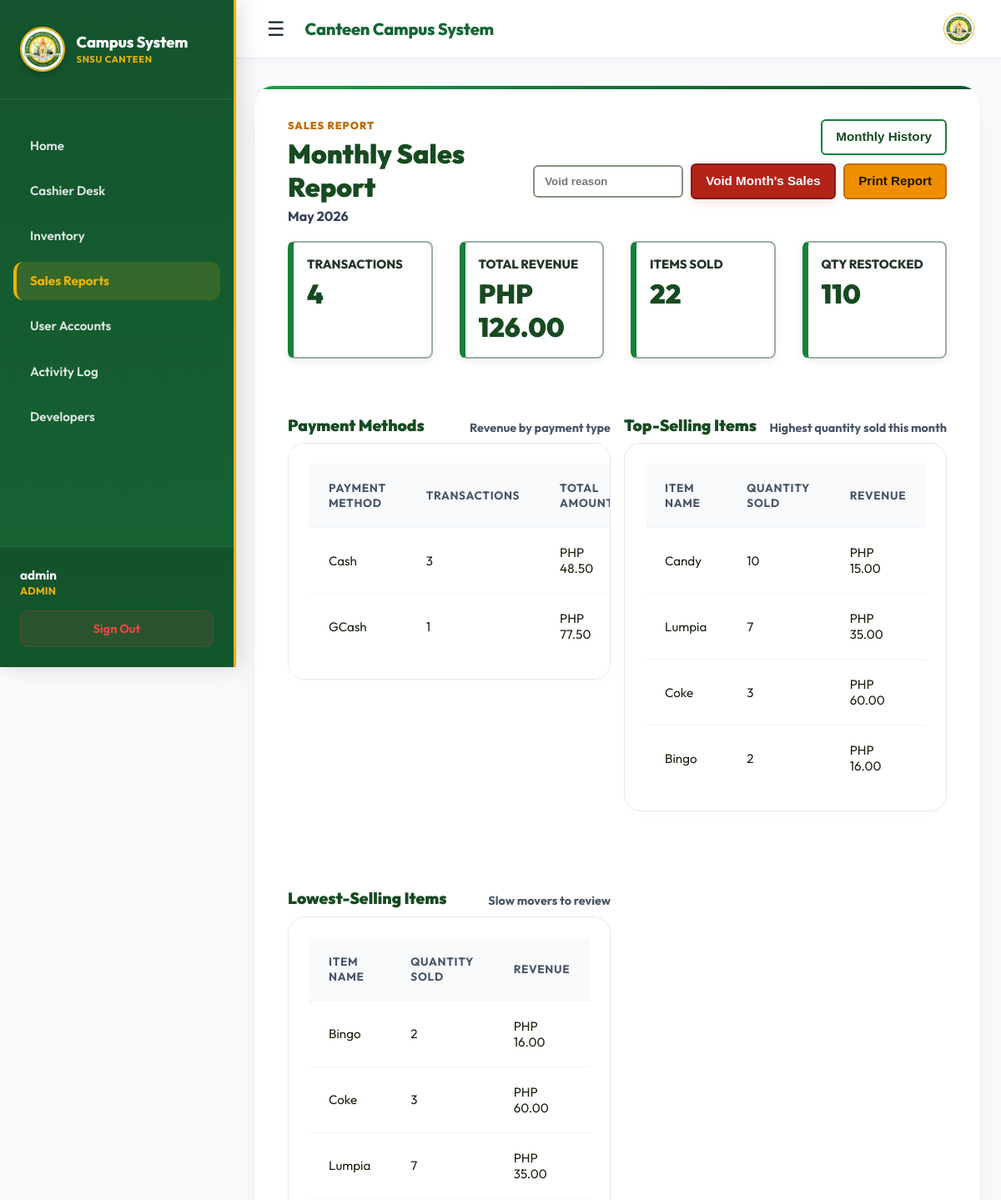
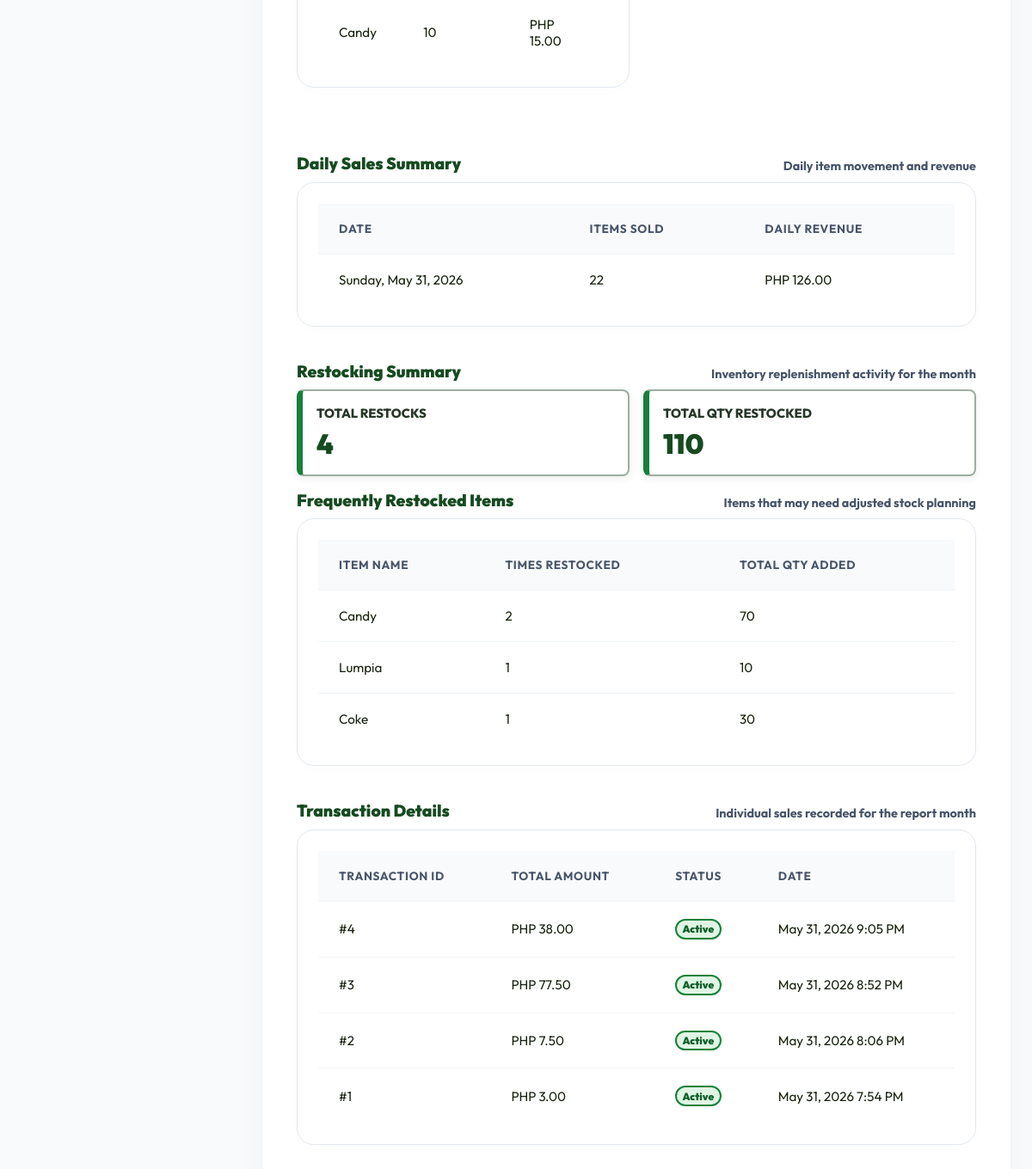
Page /cashier/reports/monthly/ (signed in) on the committed database (2 pictures, top to bottom).
### inventory/models.py (models this page shows, shortened)
class InventoryItem(models.Model):
	item_name = models.CharField(max_length=100)
	category = models.CharField(max_length=50)
	unit_price = models.DecimalField(max_digits=8, decimal_places=2)
	quantity_in_stock = models.PositiveIntegerField()
	minimum_stock_level = models.PositiveIntegerField()
	status = models.CharField(max_length=20, choices=STATUS_CHOICES, default="Available")

### cashier/models.py (models this page shows)
class SaleItem(models.Model):
    sale = models.ForeignKey(Sale, on_delete=models.CASCADE)
    inventory_item = models.ForeignKey(
        InventoryItem,
        on_delete=models.SET_NULL,
        null=True,
        blank=True,
        related_name='sale_items',
    )
    item_name = models.CharField(max_length=100)
    quantity = models.IntegerField()
    price = models.DecimalField(max_digits=10, decimal_places=2)

class Sale(models.Model):
    created_at = models.DateTimeField(auto_now_add=True)
    total_amount = models.DecimalField(max_digits=10, decimal_places=2)
    is_voided = models.BooleanField(default=False)
    void_reason = models.CharField(max_length=255, blank=True)
    voided_at = models.DateTimeField(null=True, blank=True)
    voided_by = models.ForeignKey(
        settings.AUTH_USER_MODEL,
        on_delete=models.SET_NULL,
        null=True,
        blank=True,
        related_name='voided_sales',
    )
    shift = models.ForeignKey(
        CashierShift,
        on_delete=models.SET_NULL,
        null=True,
        blank=True,
        related_name='sales',
    )

### accounts/decorators.py (the view, shortened to what this page needs)
    def _wrapped_view(request, *args, **kwargs):
        if not request.user.is_authenticated:
            return redirect(f'/accounts/login/?next={request.path}')
        role = 'cashier'
        if hasattr(request.user, 'profile'):
            role = request.user.profile.role
        return view_func(request, *args, **kwargs)

### templates/report/monthly.html (shortened to what this page needs)
{% extends 'base.html' %}
{% load tz %}
{% block content %}
<div class="sales-report-page">
    <div class="sales-report-header">
        <div>
            <p class="eyebrow">Sales Report</p>
            <h2 class="sales-report-title">Monthly Sales Report</h2>
            <p class="sales-report-subtitle">{{ month_name }} {{ year }}</p>
        </div>
        <div class="sales-report-actions">
            <a class="btn btn-muted" href="{% url 'monthly_report_history' %}">Monthly History</a>
            {% if can_modify_reports %}
                {% if sales.count > 0 %}
                <form action="{% url 'void_monthly_report' %}" method="post" style="display: inline;" onsubmit="return confirmVoidMonthly()">
                    <input type="text" name="void_reason" required placeholder="Void reason" class="report-void-reason">
                    <button type="submit" class="btn btn-danger" style="margin-left: 0;">Void Month's Sales</button>
                </form>
                {% endif %}
            {% endif %}
            <button type="button" class="btn btn-primary" onclick="window.print()">Print Report</button>
        </div>
    </div>
    <section class="report-summary-grid polished-summary" aria-label="Monthly sales summary">
        <div class="summary-card">
            <div class="summary-label">Transactions</div>
            <div class="summary-value">{{ transaction_count }}</div>
        </div>
        <div class="summary-card">
            <div class="summary-label">Total Revenue</div>
            <div class="summary-value">PHP {{ total|floatformat:2 }}</div>
        </div>
        <div class="summary-card">
            <div class="summary-label">Items Sold</div>
            <div class="summary-value">{{ total_items_sold }}</div>
        </div>
        <div class="summary-card">
            <div class="summary-label">Qty Restocked</div>
            <div class="summary-value">{{ total_quantity_restocked }}</div>
        </div>
    </section>
    <div class="report-grid">
        {% if payment_summary %}
        <section class="report-panel">
            <div class="section-heading">
                <h3>Payment Methods</h3>
                <span>Revenue by payment type</span>
            </div>
            <div class="table-card">
                <table class="report-table">
                    <thead>
                        <tr>
                            <th>Payment Method</th>
                            <th>Transactions</th>
                            <th>Total Amount</th>
                        </tr>
                    </thead>
                    <tbody>
                        {% for payment in payment_summary %}
                            <tr>
                                <td>{{ payment.payment_method }}</td>
                                <td>{{ payment.transaction_count }}</td>
                                <td>PHP {{ payment.total_amount|floatformat:2 }}</td>
                            </tr>
                        {% endfor %}
                    </tbody>
                </table>
            </div>
        </section>
        {% endif %}
        {% if best_sellers %}
        <section class="report-panel">
            <div class="section-heading">
                <h3>Top-Selling Items</h3>
                <span>Highest quantity sold this month</span>
            </div>
            <div class="table-card">
                <table class="report-table">
                    <thead>
                        <tr>
                            <th>Item Name</th>
                            <th>Quantity Sold</th>
                            <th>Revenue</th>
                        </tr>
                    </thead>
                    <tbody>
                        {% for item in best_sellers %}
                            <tr>
                                <td>{{ item.item_name }}</td>
                                <td>{{ item.total_qty }}</td>
                                <td>PHP {{ item.total_revenue|floatformat:2 }}</td>
                            </tr>
                        {% endfor %}
                    </tbody>
                </table>
            </div>
        </section>
        {% endif %}
        {% if lowest_sellers %}
        <section class="report-panel">
            <div class="section-heading">
                <h3>Lowest-Selling Items</h3>
                <span>Slow movers to review</span>
            </div>
            <div class="table-card">
                <table class="report-table">
                    <thead>
                        <tr>
                            <th>Item Name</th>
                            <th>Quantity Sold</th>
                            <th>Revenue</th>
                        </tr>
                    </thead>
                    <tbody>
                        {% for item in lowest_sellers %}
                            <tr>
                                <td>{{ item.item_name }}</td>
                                <td>{{ item.total_qty }}</td>
                                <td>PHP {{ item.total_revenue|floatformat:2 }}</td>
                            </tr>
                        {% endfor %}
                    </tbody>
                </table>
            </div>
        </section>
        {% endif %}
    </div>
    {% if daily_sales %}
    <section class="report-panel">
        <div class="section-heading">
            <h3>Daily Sales Summary</h3>
            <span>Daily item movement and revenue</span>
        </div>
        <div class="table-card">
            <table class="report-table">
                <thead>
                    <tr>
                        <th>Date</th>
                        <th>Items Sold</th>
                        <th>Daily Revenue</th>
                    </tr>
                </thead>
                <tbody>
                    {% for day in daily_sales %}
                        <tr>
                            <td>{{ day.sale__created_at__date|date:"l, F j, Y" }}</td>
                            <td>{{ day.daily_qty }}</td>
                            <td>PHP {{ day.daily_revenue|floatformat:2 }}</td>
                        </tr>
                    {% empty %}
                        <tr>
                            <td colspan="3" class="empty-state">No daily sales data.</td>
                        </tr>
                    {% endfor %}
                </tbody>
            </table>
        </div>
    </section>
    {% endif %}
    <section class="report-panel">
        <div class="section-heading">
            <h3>Restocking Summary</h3>
            <span>Inventory replenishment activity for the month</span>
        </div>
        <div class="restock-summary-grid">
            <div class="summary-card">
                <div class="summary-label">Total Restocks</div>
                <div class="summary-value">{{ total_restocks_count }}</div>
            </div>
            <div class="summary-card">
                <div class="summary-label">Total Qty Restocked</div>
                <div class="summary-value">{{ total_quantity_restocked }}</div>
            </div>
        </div>
        {% if low_stock_items %}
        <div class="section-heading compact-heading">
            <h3>Frequently Restocked Items</h3>
            <span>Items that may need adjusted stock planning</span>
        </div>
        <div class="table-card">
            <table class="report-table">
                <thead>
                    <tr>
                        <th>Item Name</th>
                        <th>Times Restocked</th>
                        <th>Total Qty Added</th>
                    </tr>
                </thead>
                <tbody>
                    {% for item in low_stock_items %}
                        <tr class="alert-row">
                            <td>{{ item.inventory_item__item_name }}</td>
                            <td>{{ item.restock_count }}</td>
                            <td>{{ item.total_qty_added }}</td>
                        </tr>
                    {% endfor %}
                </tbody>
            </table>
        </div>
        {% endif %}
    </section>
    <section class="report-panel">
        <div class="section-heading">
            <h3>Transaction Details</h3>
            <span>Individual sales recorded for the report month</span>
        </div>
        <div class="table-card">
            <table class="report-table">
                <thead>
                    <tr>
                        <th>Transaction ID</th>
                        <th>Total Amount</th>
                        <th>Status</th>
                        <th>Date</th>
                    </tr>
                </thead>
                <tbody>
                    {% for sale in sales %}
                        <tr {% if sale.is_voided %}style="text-decoration: line-through; opacity: 0.6; background-color: rgba(241, 245, 249, 0.6);"{% endif %}>
                            <td>#{{ sale.id }}</td>
                            <td>PHP {{ sale.total_amount|floatformat:2 }}</td>
                            <td>
                                {% if sale.is_voided %}
                                    <span class="badge badge-out" style="padding: 0.15rem 0.4rem; font-size: 0.75rem;">Voided</span>
                                {% else %}
                                    <span class="badge badge-ok" style="padding: 0.15rem 0.4rem; font-size: 0.75rem;">Active</span>
                                {% endif %}
                            </td>
                            <td>{{ sale.created_at|localtime|date:"M d, Y g:i A" }}</td>
                        </tr>
                    {% empty %}
                        <tr>
                            <td colspan="4" class="empty-state">No transactions this month.</td>
                        </tr>
                    {% endfor %}
                </tbody>
            </table>
        </div>
    </section>
</div>
{% endblock %}

### templates/base.html (shortened to what this page needs)
{% load static %}
<!DOCTYPE html>
<html>
<head>
</head>
<body>
    <div class="app-layout">
        {% if user.is_authenticated %}
        <aside class="app-sidebar" id="appSidebar">
            <div class="sidebar-brand">
                <img src="{% static 'core/images/snsu_logo.jpg' %}" alt="SNSU Logo" class="sidebar-logo">
                <div>
                    <div class="sidebar-brand-name">Campus System</div>
                    <div class="sidebar-brand-tagline">SNSU Canteen</div>
                </div>
            </div>
            <nav class="sidebar-menu">
                <a href="/" class="sidebar-link" id="link-home">
                    Home
                </a>
                {% if user.is_staff or user.is_superuser or user.profile.role == 'admin' %}
                <a href="/cashier/" class="sidebar-link" id="link-cashier">
                    Cashier Desk
                </a>
                <a href="/inventory/" class="sidebar-link" id="link-inventory">
                    Inventory
                </a>
                <a href="/cashier/reports/history/" class="sidebar-link" id="link-reports">
                    Sales Reports
                </a>
                <a href="/accounts/manage/" class="sidebar-link" id="link-users">
                    User Accounts
                </a>
                <a href="/activity/" class="sidebar-link" id="link-activity">
                    Activity Log
                </a>
                {% else %}
                <a href="/cashier/" class="sidebar-link" id="link-cashier">
                    Cashier Desk
                </a>
                {% endif %}
                <a href="/developers/" class="sidebar-link" id="link-developers">
                    Developers
                </a>
            </nav>
            <div class="sidebar-footer">
                <div class="sidebar-user">
                    <span class="sidebar-username">{{ user.username }}</span>
                    <span class="sidebar-role">{% if user.is_staff or user.is_superuser or user.profile.role == 'admin' %}Admin{% elif user.profile.role == 'monitor' %}Monitor{% else %}Cashier{% endif %}</span>
                </div>
                <a href="{% url 'logout' %}" class="sidebar-logout-btn">
                    Sign Out
                </a>
            </div>
        </aside>
        {% endif %}
        <div class="main-layout-container" style="{% if not user.is_authenticated %}margin-left: 0; background: #eef5ef;{% endif %}">
            {% if user.is_authenticated %}
            <header class="app-top-bar screen-only">
                <button type="button" class="sidebar-toggle" onclick="toggleSidebar()">
                    ☰
                </button>
                <div class="top-bar-title">Canteen Campus System</div>
                <img src="{% static 'core/images/snsu_logo.jpg' %}" alt="SNSU Logo" style="width: 35px; height: 35px; border-radius: 50%; object-fit: cover; border: 1.5px solid #eab308; margin-left: auto;">
            </header>
            {% endif %}
            <main style="{% if not user.is_authenticated %}max-width: 500px; padding: 2rem 1.5rem;{% endif %}">
                {% block page_shell_start %}<div class="page-shell">{% endblock %}
                    {% block content %}
                    {% endblock %}
                {% block page_shell_end %}</div>{% endblock %}
            </main>
        </div>
    </div>
</body>
</html>

### rows in the picture
InventoryItem: inventory_item__item_name "Lumpia", restock_count "1", total_qty_added "10"
SaleItem: inventory_item__item_name "Coke", restock_count "1", total_qty_added "30"
Sale: id "4", total_amount "38.00", is_voided "Active", created_at "May 31, 2026 9:05 PM"
Sale: id "3", total_amount "77.50", is_voided "Active", created_at "May 31, 2026 8:52 PM"
Sale: id "2", total_amount "7.50", is_voided "Active", created_at "May 31, 2026 8:06 PM"
Sale: id "1", total_amount "3.00", is_voided "Active", created_at "May 31, 2026 7:54 PM"

### other values in the picture
{{ user.username }} "admin"
{{ month_name }} "May"
{{ transaction_count }} "4"
{{ total|floatformat:2 }} "126.00"
{{ total_items_sold }} "22"
{{ total_quantity_restocked }} "110"
{{ payment.payment_method }} "Cash" "GCash"
{{ payment.transaction_count }} "3" "1"
{{ payment.total_amount|floatformat:2 }} "48.50" "77.50"
{{ item.item_name }} "Candy" "Lumpia" "Coke" "Bingo"
{{ item.total_qty }} "10" "7" "3" "2"
{{ item.total_revenue|floatformat:2 }} "15.00" "35.00" "60.00" "16.00"
{{ item.item_name }} "Bingo" "Coke" "Lumpia" "Candy"
{{ item.total_qty }} "2" "3" "7" "10"
{{ item.total_revenue|floatformat:2 }} "16.00" "60.00" "35.00" "15.00"
